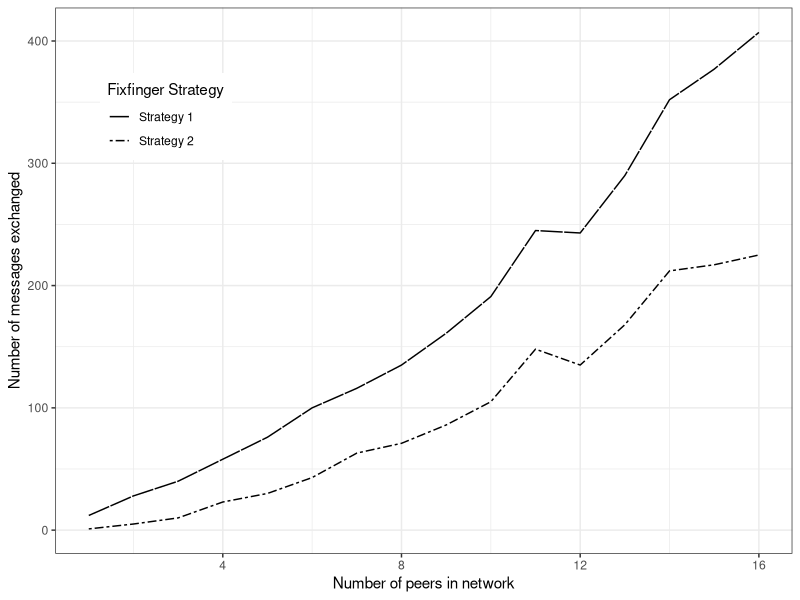

Write the R code that produced this figure. (Note: this script raises an error after producing the figure.)
library(ggplot2)
setwd("~/Dropbox/SDN/DTRM/Paper/Plots")
df <- read.csv("./Data_fix_fingers.csv")


plot <- ggplot(df, aes(x=n)) +
        #geom_point(aes(y = msg)) +
        geom_line(aes(y = msg, linetype=Strategy)) +
        theme_bw() +
        theme(legend.position=c(.15, .8)) + 
        scale_linetype_manual("Fixfinger Strategy" ,labels = c("Strategy 1", "Strategy 2"), values = c("F1", "twodash")) +
        #ggtitle("Comparing strategies for periodic fix fingers operation") +
        labs(y = "Number of messages exchanged", x = "Number of peers in network") +
        ggsave(file="Comparing strategies for periodic fix fingers operation.png",  width = 15.875, height=11.985625, units = "cm", dpi=300)

print(plot)
